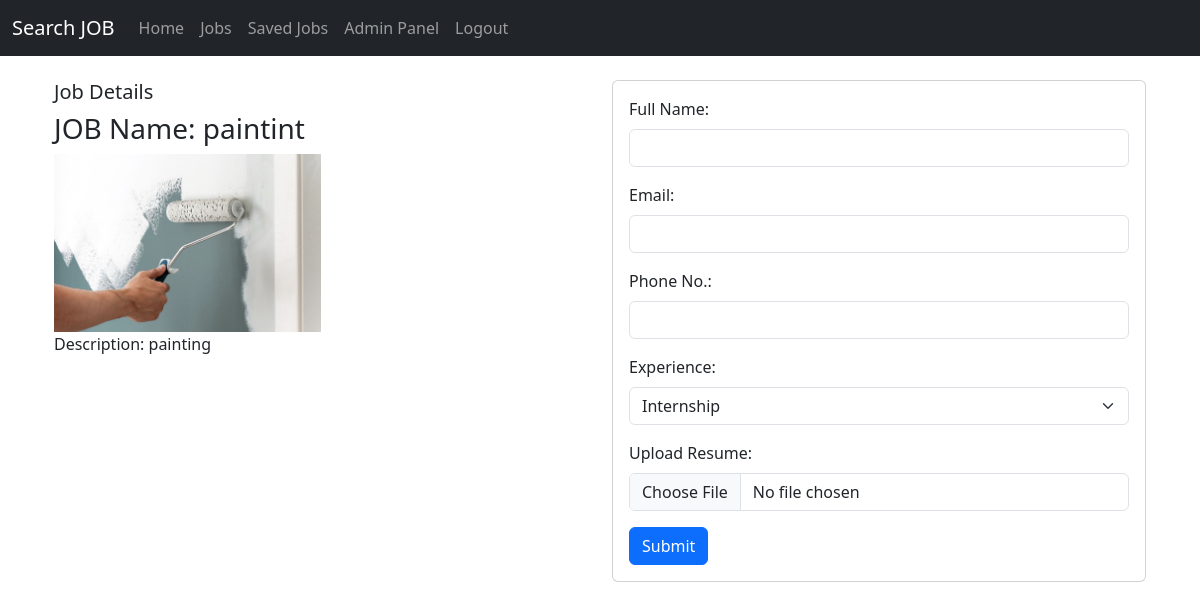
The page /applyjobhome/5/ (signed in) on the database its author committed.
### jobportal/models.py (models this page shows, shortened)
class Job(models.Model):
    title = models.CharField(max_length=100)
    salary = models.CharField(max_length=100)
    description = models.TextField()
    photo = models.ImageField(upload_to='media', null=True, blank=True)
    location = models.CharField(max_length=100)

### jobportal/views.py (the view)
# urls.py: path('applyjobhome/<int:job_id>/',views.jobPortal_home_jobs,name='jobPortal_home_jobs'),  # user can apply the job from saved
def jobPortal_home_jobs(request, job_id):
    saveddata = Job.objects.filter(id=job_id)  # Assuming job_id is a field in the Job model
    context = {'data': saveddata}
    if not request.user.is_authenticated:
        messages.error(request, 'Please, login to apply for a job.')
        return redirect('loginPage')
    return render(request, 'applyjob.html', context)

### jobportal/templates/applyjob.html (shortened to what this page needs)
{% extends 'base.html' %}
{% block content %}
<div class="container ">
    <div class="row justify-content-center">
        <div class="col-md-6">
            <h5>Job Details</h5>
            {% for job in data %}
                <h3>JOB Name: {{ job.title }}</h3>
                <div class="col-md-6">
                    {% if job.photo %}
                    <img class="card-image img-fluid" " src=" {{ job.photo.url }}" alt="{{ job.title }}">
                    {% endif %}
                </div>
<div class="text-atart">Description: {{job.description}}</div>
            </div>
        <div class="col-md-6">
            <div class="card">
                <div class="card-body">
                    <form method="post" action="{% url 'applydata_submit' job.id %}" enctype="multipart/form-data">
                        <div class="mb-3">
                            <label for="fullname" class="form-label">Full Name:</label>
                            <input type="text" class="form-control" id="fullname" name="fullname" required>
                        </div>
                        <div class="mb-3">
                            <label for="email" class="form-label">Email:</label>
                            <input type="email" class="form-control" id="email" name="email" required>
                        </div>
                        <div class="mb-3">
                            <label for="phone" class="form-label">Phone No.:</label>
                            <input type="tel" class="form-control" id="phone" name="phone" pattern="[0-9]{10}"
                                title="Please enter a 10-digit phone number" required>
                        </div>
                        <div class="mb-3">
                            <label for="experience" class="form-label">Experience:</label>
                            <select class="form-select" id="experience" name="experience">
                                <option value="0yr">Internship</option>
                            </select>
                        </div>
                        <div class="mb-3">
                            <label for="resume" class="form-label">Upload Resume:</label>
                            <input type="file" class="form-control" id="resume" name="resume" accept=".pdf,.doc,.docx"
                                required>
                        </div>
                        <button type="submit" class="btn btn-primary">Submit</button>
                    </form>
                </div>
            </div>
        </div>
    </div>
</div>
{% endfor %}
{% endblock %}

### rows shown on the page
Job: title "paintint", photo (picture), description "painting"
